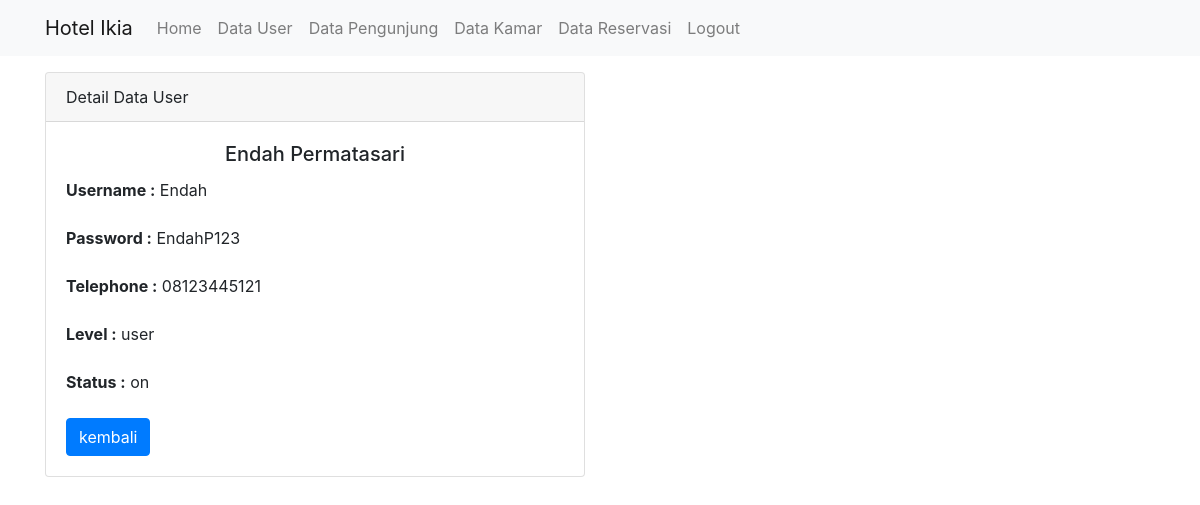
The app's page /hotel-server/administrator/detail/3 with its own data.
### tables this page shows
CREATE TABLE `user` (
  `id_user` int(11) NOT NULL,
  `nama` varchar(50) NOT NULL,
  `username` varchar(20) NOT NULL,
  `password` varchar(20) NOT NULL,
  `tlp` varchar(15) NOT NULL,
  `level` enum('admin','user') NOT NULL,
  `status` enum('on','off') NOT NULL
);

### hotel-server/application/controllers/Administrator.php (called while the page is built, shortened)
<?php
class Administrator extends CI_Controller {
   public function __construct(){
        $this->load->model('Admin_model');
   }
    public function detail($id_user)
    {
        $data['title']='Detail User';
        $data['pengunjung'] = $this->Admin_model->getuserByID($id_user);
        $this->load->view('template/header',$data);
        $this->load->view('administrator/detail',$data);
    }
}
?>

### hotel-server/index.php (called while the page is built, shortened)
<?php
require_once BASEPATH.'core/CodeIgniter.php';

### hotel-server/application/models/Admin_model.php (called while the page is built, shortened)
<?php
class Admin_model extends CI_Model {
    public function getuserByID($id_user){
        return $this->db->get_where('user',['id_user'=>$id_user])->row_array();
    }
}
?>

### hotel-server/application/views/administrator/detail.php (the view)
<div class="container">
    <div class="row mt-3">
        <div class="col-md-6">
            <div class="card">
                <div class="card-header">
                    Detail Data User
                </div>
                    <div class="card-body">
                        <center><h5 class="card-title"><?= $pengunjung['nama']; ?></h5></center>
                        <p class="card=text">
                            <label for=""><b>Username :</b></label>
                            <?= $pengunjung['username']; ?>
                        </p>
                        <p class="card=text">
                            <label for=""><b>Password :</b></label>
                            <?= $pengunjung['password']; ?>
                        </p>
                        <p class="card=text">
                            <label for=""><b>Telephone :</b></label>
                            <?= $pengunjung['tlp']; ?>
                        </p>
                        <p class="card=text">
                            <label for=""><b>Level :</b></label>
                            <?= $pengunjung['level']; ?>
                        </p>
                        <p class="card=text">
                            <label for=""><b>Status :</b></label>
                            <?= $pengunjung['status']; ?>
                        </p>
                        <a href="<?= base_url(); ?>administrator" class="btn btn-primary">kembali</a>
                    </div>
            </div>
        </div>
    </div>
</div>

### records on screen
user: nama "Endah Permatasari", username "Endah", password "EndahP123", tlp "08123445121", level "user", status "on"
